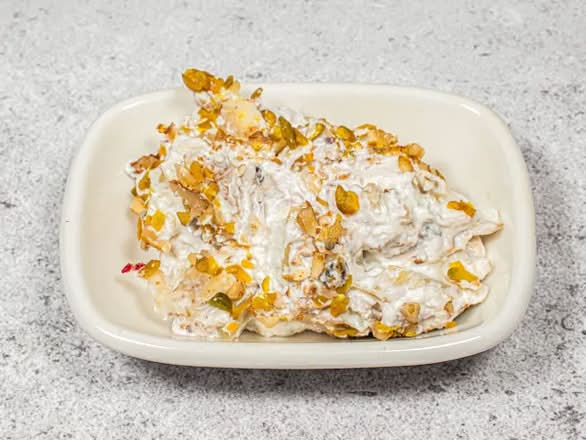
#> input picture assets/ubereats_imgs/urla_meze.jpg, 586 x 440 px, found by its file name
$ python smart_crop_all.py
#> lines starting #> are read from the running program, lines starting #| are printed output that depends on the picture
#> in load, returned value is the input picture: PIL image 586x440 RGB; mean R, G, B 208.3, 198.2, 181.2
"""
Smart center-crop script for Taka Fisch Haus menu images.
Crops each image to a square, centered on the food subject.
Uses _yeni.jpg originals where available, otherwise originals.
"""
import os, shutil
from PIL import Image, ImageEnhance

PRODUCTS = r"c:\Users\oarsl\Desktop\Is Dosyasi\Taka Fisch Haus\assets\img\products"
QR_PRODUCTS = r"c:\Users\oarsl\Desktop\Is Dosyasi\Taka Fisch Haus\qr-menu\assets\img\products"

def smart_crop(img, cx_pct, cy_pct, zoom=1.0):
    """
    Crop image to square centered at (cx_pct, cy_pct) of original image.
    cx_pct: 0.0=left, 1.0=right  (where the subject center is horizontally)
    cy_pct: 0.0=top, 1.0=bottom  (where the subject center is vertically)
    zoom: 1.0=tightest square, <1.0 keeps more context
    """
#> called with cx_pct = 0.38, cy_pct = 0.72, zoom = 1
    w, h = img.size
#> w = 586; h = 440
    # Square side = min dimension * zoom factor
    side = int(min(w, h) * (1.0 / zoom))
#> side = 440
    side = min(side, w, h)  # can't exceed image dimensions

    # Desired center in pixels
    cx = int(w * cx_pct)
#> cx = 222
    cy = int(h * cy_pct)
#> cy = 316

    # Calculate crop box
    left = cx - side // 2
#> left = 2
    top = cy - side // 2
#> top = 96
    right = left + side
#> right = 442
    bottom = top + side
#> bottom = 536

    # Clamp to image bounds
    if left < 0:
        right -= left; left = 0
    if top < 0:
        bottom -= top; top = 0
    if right > w:
        left -= (right - w); right = w
    if bottom > h:
        top -= (bottom - h); bottom = h
#> after `top -= bottom - h`: top = 0
#> after `bottom = h`: bottom = 440

    left = max(0, left); top = max(0, top)
    return img.crop((left, top, right, bottom))
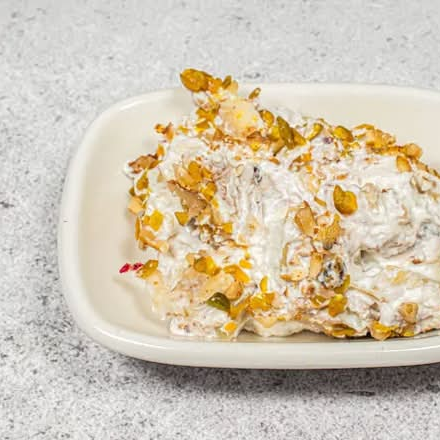
#> returned value: PIL image 440x440 RGB; mean R, G, B 209.8, 198.1, 178.3

def enhance(img, saturation=1.2, brightness=1.05, contrast=1.1):
#> called with saturation = 1.3, brightness = 1.12, contrast = 1.12
    img = ImageEnhance.Color(img).enhance(saturation)
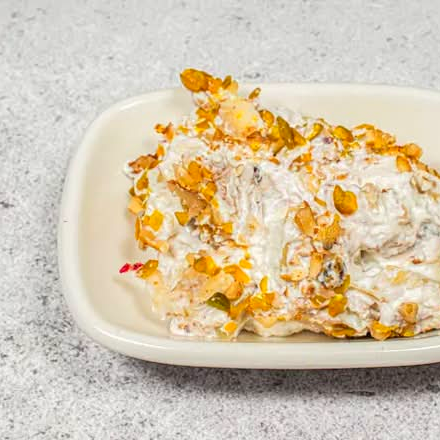
#> img: PIL image 440x440 RGB; mean R, G, B 212.5, 197.4, 172.2
    img = ImageEnhance.Brightness(img).enhance(brightness)
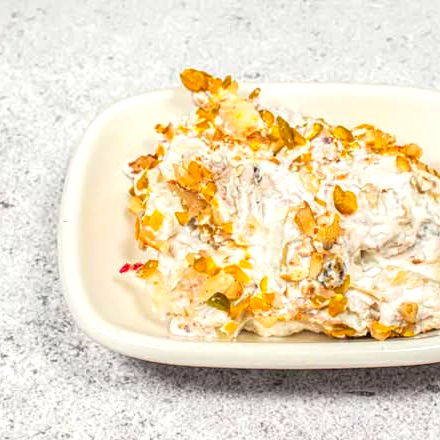
#> img: PIL image 440x440 RGB; mean R, G, B 234.3, 220.1, 192.3
    img = ImageEnhance.Contrast(img).enhance(contrast)
    return img

def save_both(img, filename, quality=92):
    dst1 = os.path.join(PRODUCTS, filename)
    img.save(dst1, quality=quality)
    dst2 = os.path.join(QR_PRODUCTS, filename)
    if os.path.exists(QR_PRODUCTS):
        img.save(dst2, quality=quality)
    print(f"  Saved: {filename}")

def load(filename, prefer_yeni=True):
    """Load image, prefer _yeni version if available"""
    base, ext = os.path.splitext(filename)
    yeni = base + "_yeni" + ext
    yeni_path = os.path.join(PRODUCTS, yeni)
    orig_path = os.path.join(PRODUCTS, filename)
    if prefer_yeni and os.path.exists(yeni_path):
        print(f"  Using: {yeni} (original backup)")
        return Image.open(yeni_path).convert("RGB")
    return Image.open(orig_path).convert("RGB")

print("=== Taka Fisch Haus - Smart Crop & Center ===\n")

# --- URLA MEZE ---
# Food (white rect plate) is bottom-left in frame.
# Subject center: ~38% from left, ~72% from top
print("Processing: urla_meze.jpg")
img = load("urla_meze.jpg")
img = smart_crop(img, cx_pct=0.38, cy_pct=0.72)
img = enhance(img, saturation=1.3, brightness=1.12, contrast=1.12)
save_both(img, "urla_meze.jpg")

# --- KURU CACIK ---
# White plate with cacık is in left-center to bottom-left.
# Subject center: ~40% from left, ~65% from top
print("Processing: kuru_cacik.jpg")
img = load("kuru_cacik.jpg")
#> call 2 of load, with filename = 'kuru_cacik.jpg', prefer_yeni = True
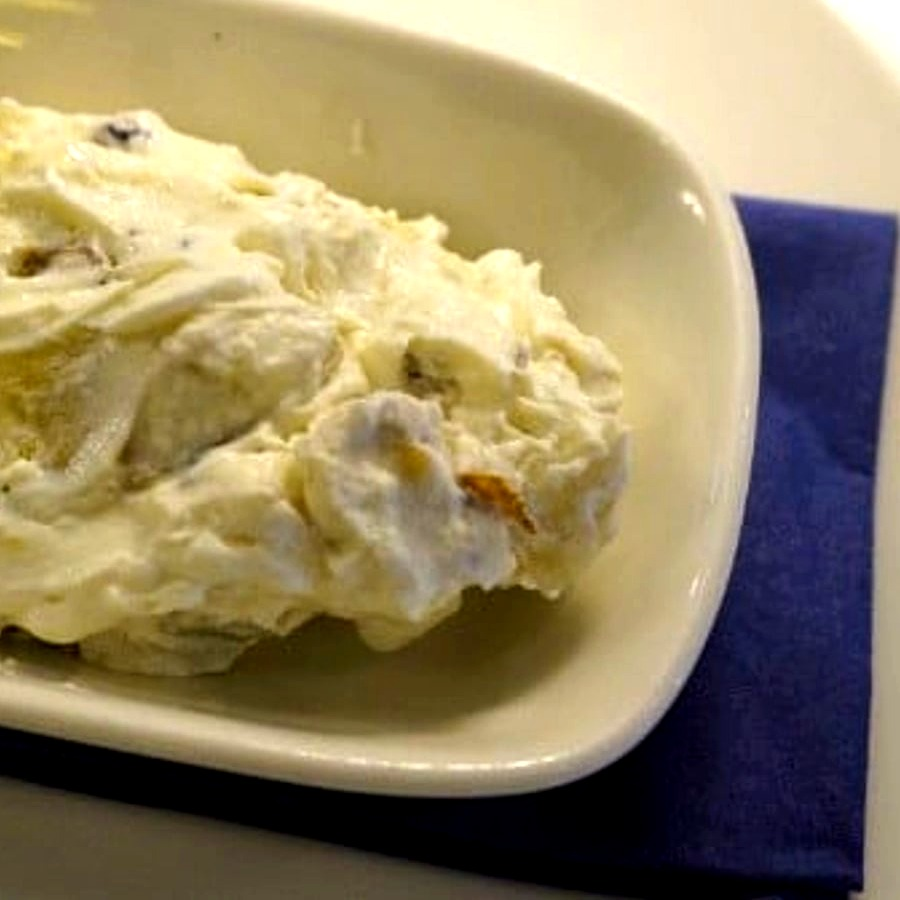
#> input picture qr-menu/assets/img/products/kuru_cacik.jpg, 900 x 900 px, found by its file name
#> in load, returned value is the input picture: PIL image 900x900 RGB; mean R, G, B 148.7, 133.5, 98.4
img = smart_crop(img, cx_pct=0.40, cy_pct=0.65)
img = enhance(img, saturation=1.15, brightness=1.1, contrast=1.1)
#> call 2 of enhance, with saturation = 1.15, brightness = 1.1, contrast = 1.1
#> in enhance (call 2), `img = ImageEnhance.Brightness(img).enhance(brightness)`:
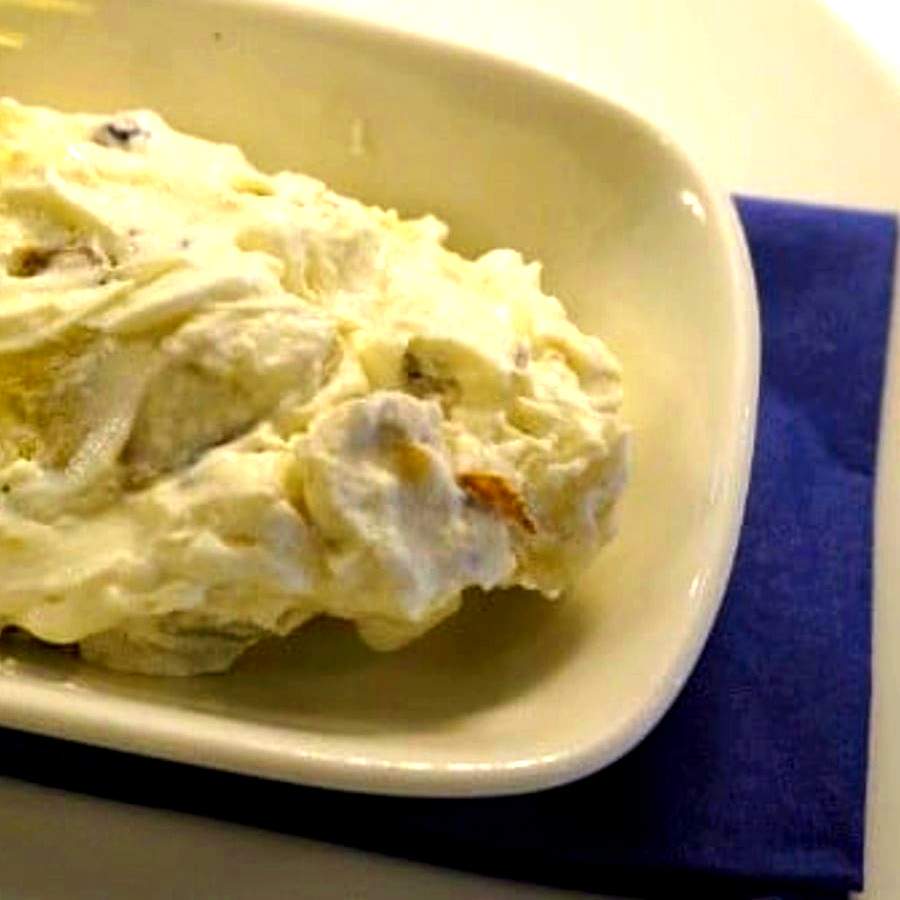
#> img: PIL image 900x900 RGB; mean R, G, B 161.6, 144.8, 101.5
save_both(img, "kuru_cacik.jpg")

# --- HAVUÇ TARATOR ---
# Already fairly centered, just slightly high. cx=0.5, cy=0.52
print("Processing: havuc_tarator.jpg")
img = load("havuc_tarator.jpg")
#> (the run stopped early here; a loop or call above may not have finished)
